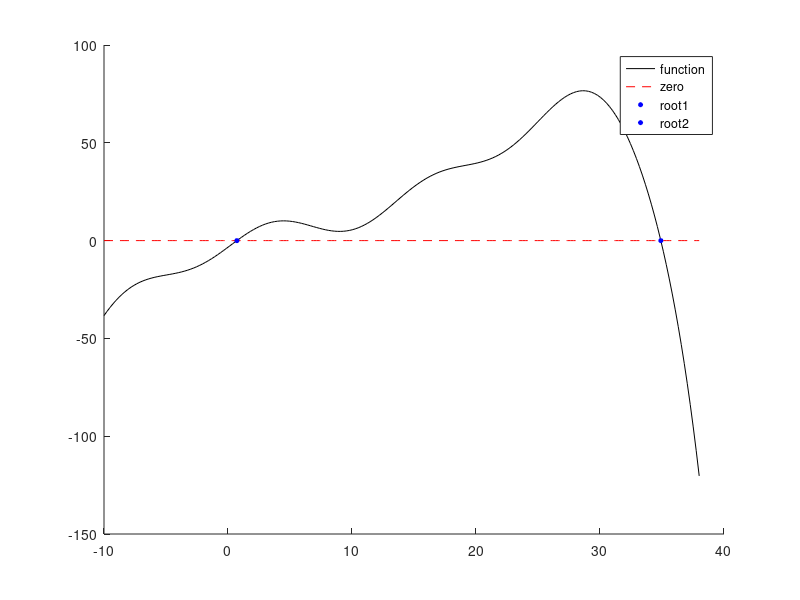
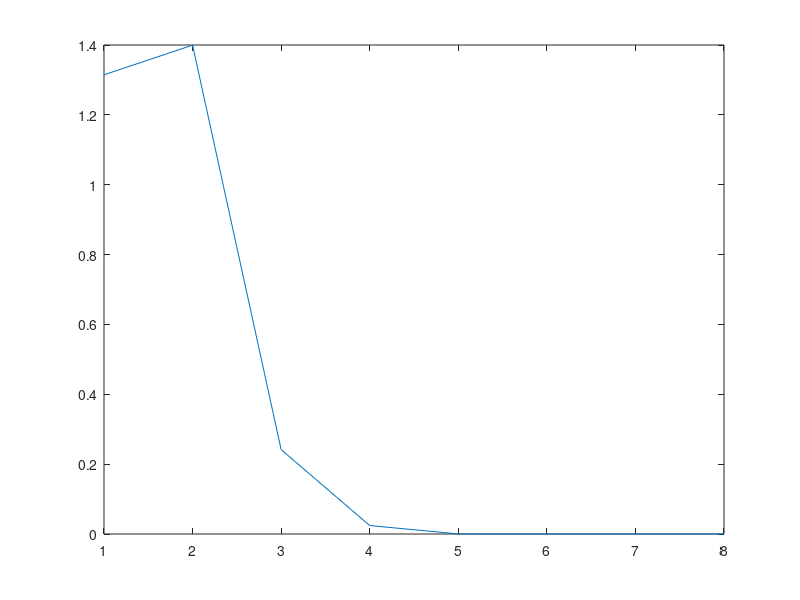
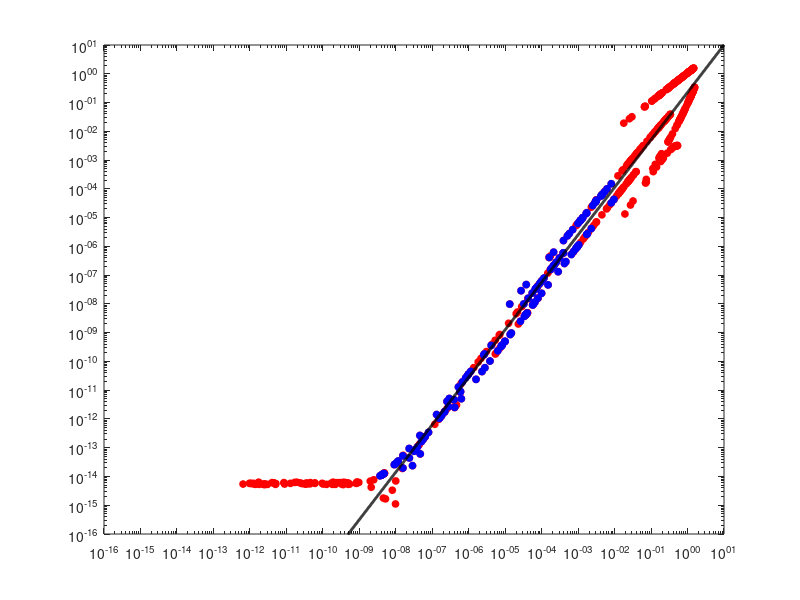

Write MATLAB code to recreate these figures, in order.
function Assignment1Secant()
    x_range = linspace(-10,38,200);
    input_list = setGlobal(x_range);

    [y_vals] = test_func(x_range);

     x0 = -2;
     x1 = 5;
     max_iter = 200;
     dx_tol = 1e-7;
     y_tol = 1e-7;

    [x_root1,exit_flag] = secant_solve(@test_func, x0, x1, max_iter, dx_tol,y_tol);
    [f_root1] = test_func(x_root1);
    
    x_root_base = x_root1;

    x0 = 35;
    x1 = 50;
    [x_root2,exit_flag] = secant_solve(@test_func, x0, x1, max_iter, dx_tol,y_tol);
    [f_root2] = test_func(x_root2);

    figure(1);
    hold on;
    plot(x_range,y_vals,'k')
    plot(x_range,x_range*0,'r--')
    plot(x_root1,f_root1,"bo",'MarkerFaceColor','b','MarkerSize',3);
    plot(x_root2,f_root2,"bo",'MarkerFaceColor','b','MarkerSize',3);
    legend("function","zero","root1","root2")

    all_iteration_list =[];
    all_error_list = [];

    x_current_list = [];
    x_next_list =[];

    index_list = [];

    all_error_current_list = [];
    all_error_next_list = [];

    all_x_current_list = [];
    all_x_next_list = [];

     for n = 1:(max_iter/2)
         x0 = x_root_base + (2*rand()-.5);
         [~,~,x_guess_list] = secant_solve(@test_func, x0, x1, max_iter, dx_tol,y_tol);
         iteration_list = 1:length(x_guess_list);

         %input_list =[];

         error_list = abs(x_guess_list-x_root_base);
         all_iteration_list = [all_iteration_list, iteration_list];
         all_error_list = [all_error_list,error_list];

         x_current_list = [x_current_list,input_list(1:end-1)];
         x_next_list = [x_next_list,input_list(2:end)];

         current_error = error_list(1:end-1);
         next_error = error_list(2:end);

         all_error_current_list = [all_error_current_list,current_error];
         all_error_next_list = [all_error_next_list,next_error];

         all_x_current_list = [all_x_current_list,input_list(1:end-1)];
         all_x_next_list = [all_x_next_list,input_list(2:end)];

         index_list = [index_list,1:length(input_list)-1];
     end
    
    figure(2);
    plot(abs(x_guess_list-x_root1));

    x_regression = []; % e_n
    y_regression = []; % e_{n+1}
    %iterate through the collected data
    error_list0 = all_error_current_list;
    error_list1 = all_error_next_list; 
    index_list = error_list1;

    index_fixer = index_list(1:361);

for n=1:length(index_fixer)
    if error_list0(n)>1e-14 && error_list0(n)<1e-2 && error_list1(n)>1e-14 && error_list1(n)<1e-2 %&& index_fixer(n)>2
        x_regression(end+1) = error_list0(n);
        y_regression(end+1) = error_list1(n);
    end
end
    [p,k] = generate_error_fit(x_regression,y_regression);
    
    fit_line_x = 10.^[-16:.01:1];
    fit_line_y = k*fit_line_x.^p;

    figure(3);
    loglog(all_error_current_list,all_error_next_list,'ro','markerfacecolor',[1,0,0],'markersize',5)
    hold on;
    loglog(x_regression,y_regression,'bo','markerfacecolor',[0,0,1],'markersize',5)
    loglog(fit_line_x,fit_line_y,'k-','linewidth',2)
    hold off;
    xlim([10^-16 10^1])
    ylim([10^-16 10^1])
end

%%SECANT SOLVER
function [x_root,exit_flag,x_guess_list] = secant_solve(f_in,x0,x1,max_iter,dx_tol,y_tol)
  x_prev = x0;
  x_tprev = x1;   
  x_val = x_prev+2*dx_tol;

  [f_val] = f_in(x_val);
  % [f_prev] = f_in(x_prev);
  % [f_tprev] = f_in(x_tprev);    
    
  count = 0;

  x_guess_list = x_val;
  x_prev_guess_list = x_prev;

  check = abs((x_val-x_prev));

  while check > dx_tol && count<max_iter && abs(f_val) > y_tol
        [f_val] = f_in(x_val);
        [f_prev] = f_in(x_prev);
        [f_tprev] = f_in(x_tprev);


        x_val = (x_tprev*f_prev-x_prev*f_tprev)/(f_prev-f_tprev);
        check = abs((x_val-x_prev));
        x_tprev=x_prev;        
        x_prev=x_val;

        x_guess_list(end+1) = x_val;
        x_prev_guess_list(end+1) = x_prev; 

        count=count+1;
   end

    x_root = x_val;

   %assume success
   exit_flag = 0;

   if abs(x_val-x_prev) > dx_tol && abs(f_val)>y_tol
       exit_flag = 1;
   end

end

%%IMPORT FUNCTION
function [f_val] = test_func(x_range)
    f_val = (x_range.^3)/100 - (x_range.^2)/8 + 2*x_range + 6*sin(x_range/2+6) -.7 - exp(x_range/6);
end

function input_list = setGlobal(x_range)
    global input_list
    input_list(:,end+1) = x_range;
end

function [p,k] = generate_error_fit(x_regression,y_regression)

    Y = log(y_regression)';
    X1 = log(x_regression)';
    X2 = ones(length(X1),1);
    MEGAX = [X1,X2];
%run the regression
    coeff_vec = regress(Y,MEGAX);
%pull out the coefficients from the fit
    p = coeff_vec(1);
    k = exp(coeff_vec(2));
end